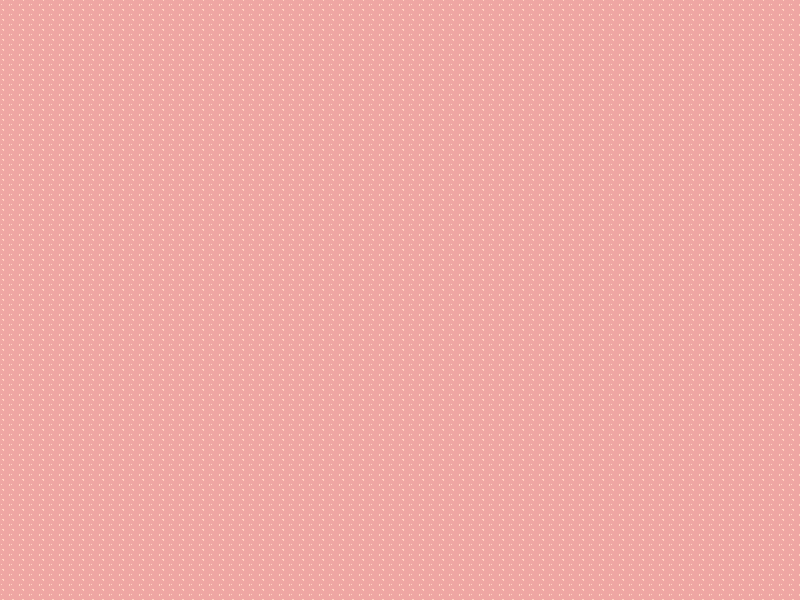

Rendered tile map (Tiled .tmx) drawn with the repository's tilesets; below, a short description and the map source with its tile grids summarised:
An orthogonal 80x60 tile map with 10x10 px tiles, 1 tile layer (Capa de patrones 1).

<map version="1.5" tiledversion="1.7.2" orientation="orthogonal" renderorder="right-down" width="80" height="60" tilewidth="10" tileheight="10" infinite="0" nextlayerid="2" nextobjectid="1">
 <tileset firstgid="1" name="backgroundImage" tilewidth="10" tileheight="10" tilecount="30" columns="10">
  <image source="backgroundImage.png" width="100" height="30" />
  <tile id="20">
   <properties>
    <property name="collide" type="bool" value="true" />
   </properties>
  </tile>
  <tile id="21">
   <properties>
    <property name="collide" type="bool" value="true" />
   </properties>
  </tile>
  <tile id="22">
   <properties>
    <property name="collide" type="bool" value="true" />
   </properties>
  </tile>
  <tile id="23">
   <properties>
    <property name="collide" type="bool" value="true" />
   </properties>
  </tile>
  <tile id="24">
   <properties>
    <property name="collide" type="bool" value="true" />
   </properties>
  </tile>
  <tile id="25">
   <properties>
    <property name="collide" type="bool" value="true" />
   </properties>
  </tile>
  <tile id="26">
   <properties>
    <property name="collide" type="bool" value="true" />
   </properties>
  </tile>
  <tile id="27">
   <properties>
    <property name="collide" type="bool" value="true" />
   </properties>
  </tile>
  <tile id="28">
   <properties>
    <property name="collide" type="bool" value="true" />
   </properties>
  </tile>
  <tile id="29">
   <properties>
    <property name="collide" type="bool" value="true" />
   </properties>
  </tile>
 </tileset>
 <layer id="1" name="Capa de patrones 1" width="80" height="60">
  <data>[4800 cells, 4800 non-empty, 1 distinct tile ids]</data>
 </layer>
</map>
